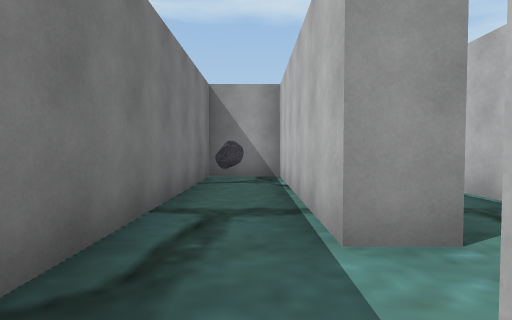
[1] (above)

24 first-person views from a walk through a Unity game level. The camera is 1.3 m above the floor, tilts 2° down and sees 80° across. The floor is counted in squares, 2 m on a side. Each view is taken from the middle of a square. On the plan, view 1 faces up. The plan holds only what a view shows up to about 10 squares ahead; the rest is blank. The player is left out. Some surface patterns are stand-ins.

[2]
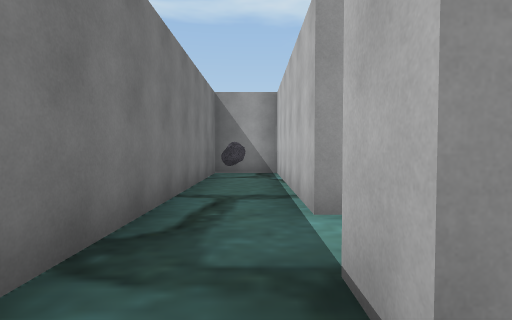

[3]
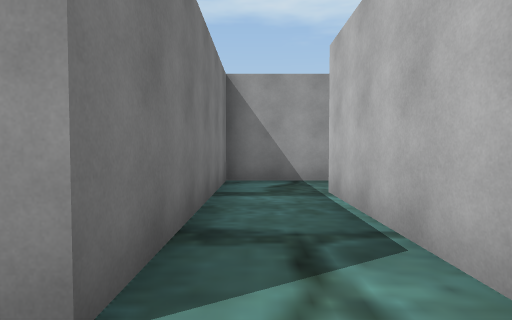

[4]
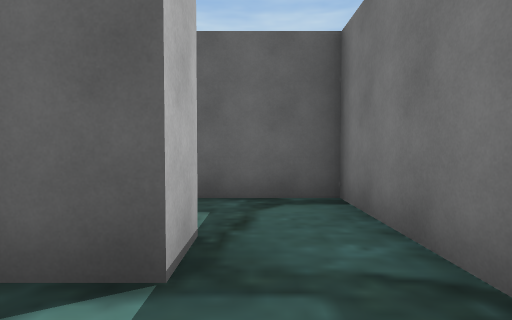

[5]
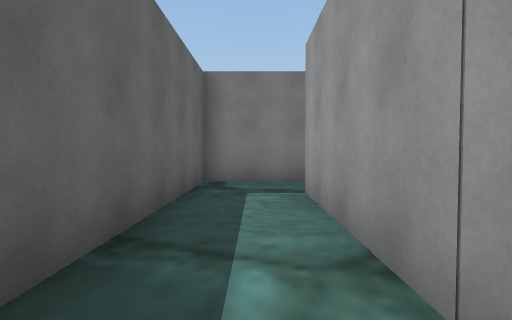

[6]
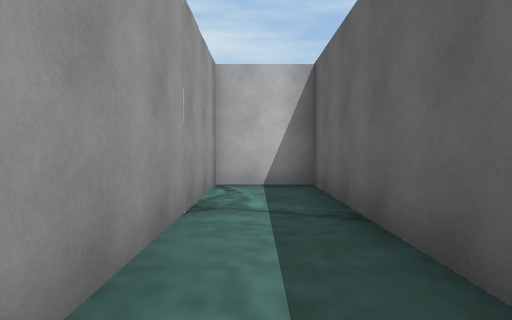

[7]
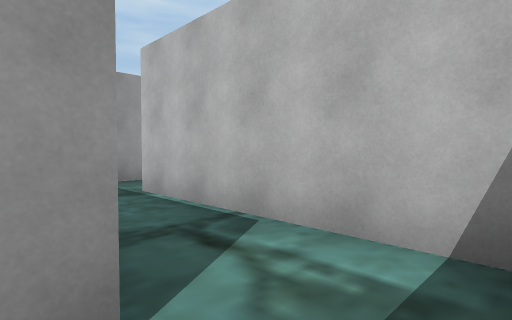

[8]
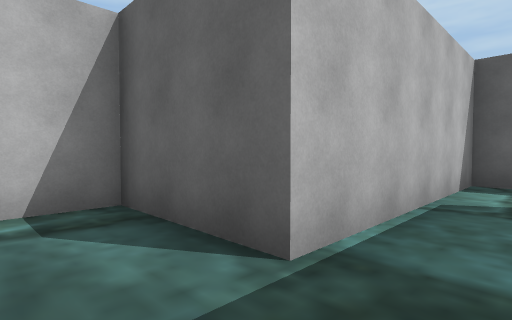

[9]
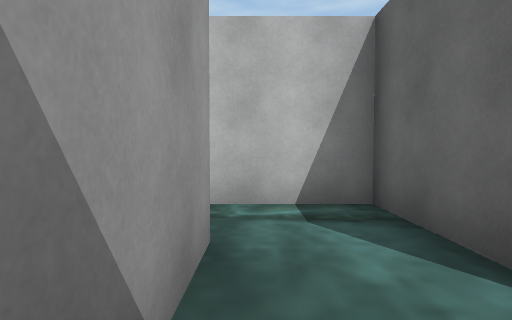

[10]
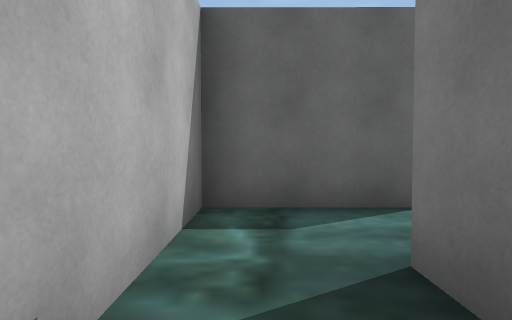

[11]
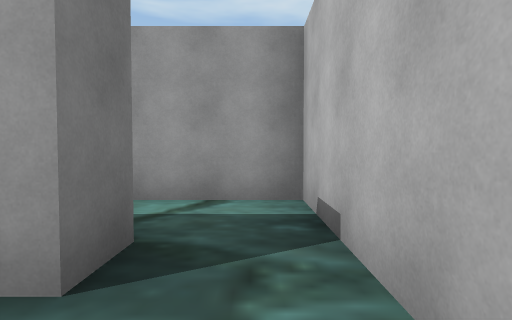

[12]
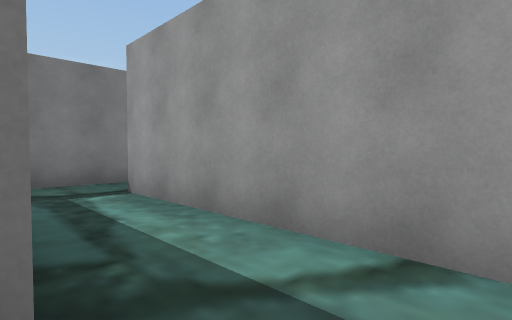

[13]
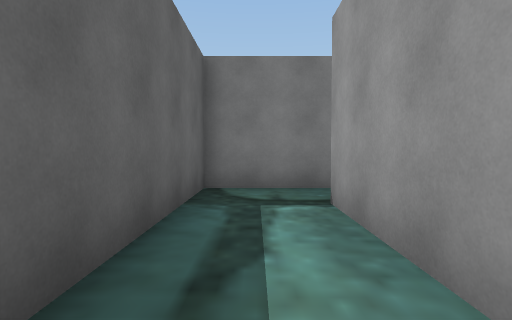

[14]
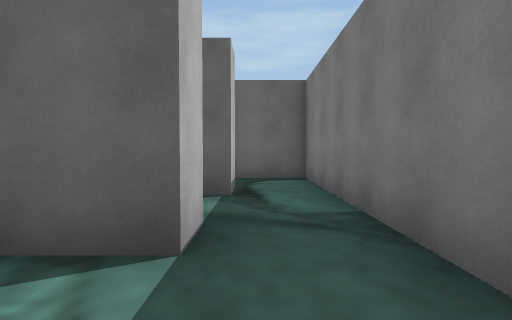

[15]
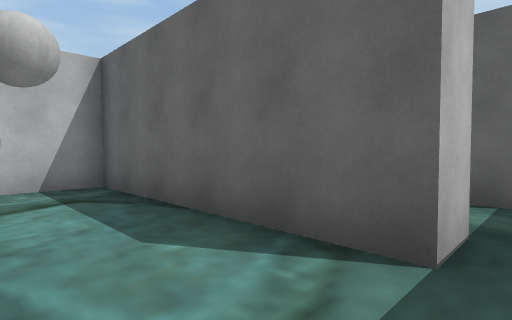

[16]
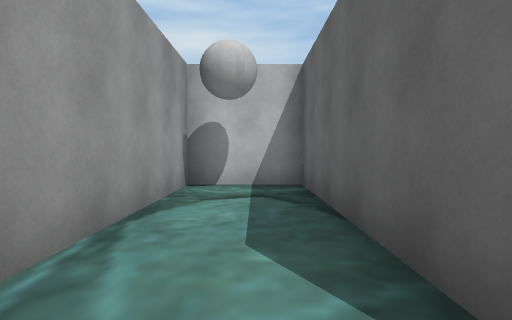

[17]
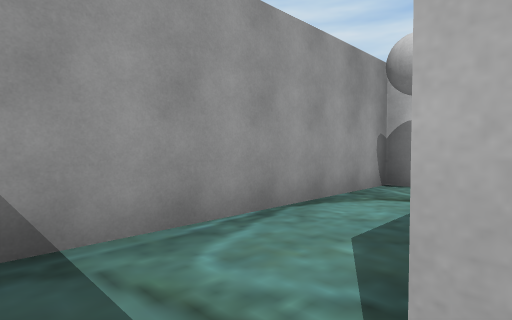

[18]
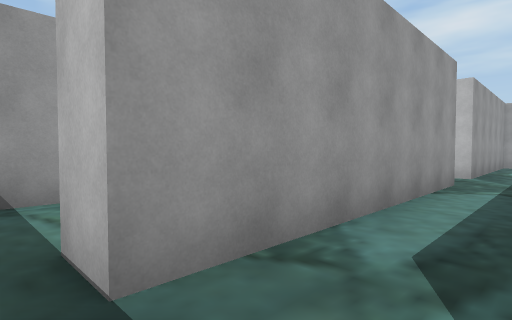

[19]
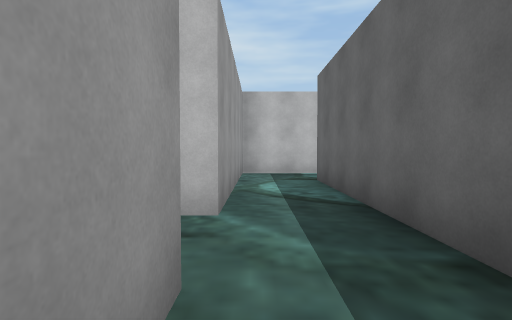

[20]
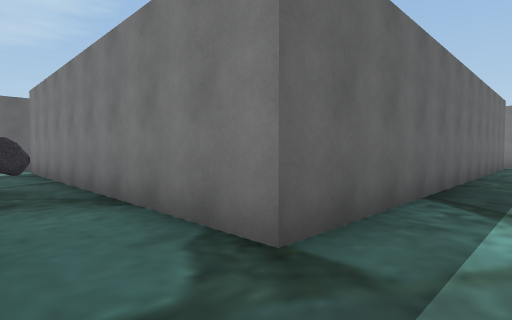

[21]
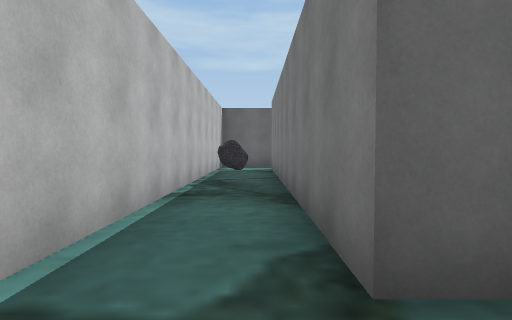

[22]
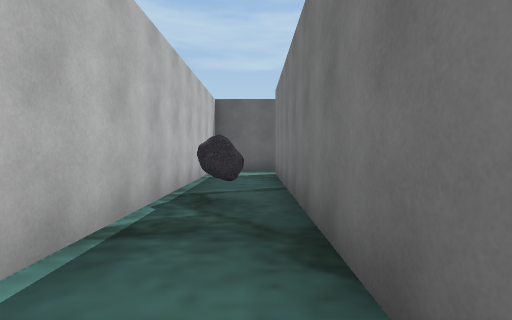

[23]
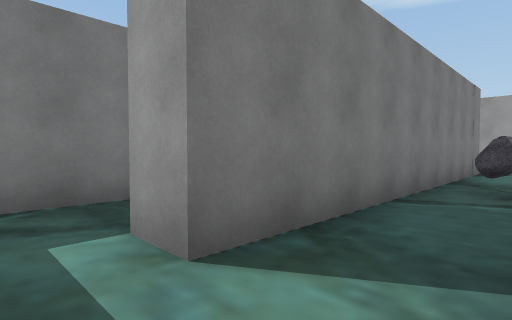

[24]
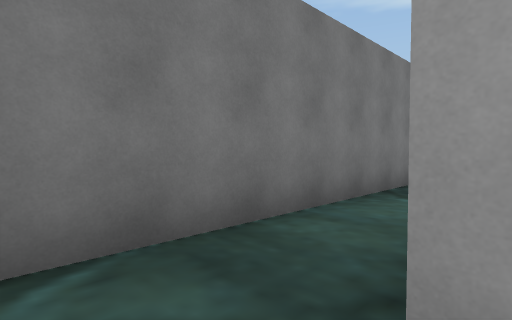

### Floor plan
Ten units are one square. View 1 is at (0, 0); x grows to the right and y downward. Boxes are objects, and circles mark ways between rooms. Rooms are numbered by the first view taken in them; rooms with no view inside come last. Other rooms are left out.
<svg viewBox="-16 -157 154 183">
<path fill="none" stroke="#000" d="M-11 -6 -11 21 56 21 56 3 5 3 5 -5M5 -5 31 -5 31 -56M24 -73 14 -73 14 -20 5 -20M5 -20 5 -73 -11 -73 -11 -6M41 -82 41 -73M56 -75 56 -99 5 -99M-11 -96 -11 -81 30 -81M41 -73 24 -73M31 -56 56 -56 56 -75M5 -131 56 -131 56 -152 1 -152M65 -123 5 -123 5 -131M5 -99 5 -107 115 -107 115 -20 106 -20M133 -20 133 -123 80 -123M-11 -138 -11 -96M112 -5 128 -5"/>
<rect x="115" y="-65" width="10" height="10" fill="#bbb"><title>other object</title></rect>
<circle cx="0" cy="0" r="3" fill="#2a7"/>
<circle cx="10" cy="-15" r="3" fill="#2a7"/>
<circle cx="35" cy="-65" r="3" fill="#2a7"/>
<circle cx="50" cy="-80" r="3" fill="#2a7"/>
<circle cx="0" cy="-100" r="3" fill="#2a7"/>
<circle cx="0" cy="-130" r="3" fill="#2a7"/>
<text x="20" y="10">1</text>
<text x="20" y="-30">2</text>
<text x="0" y="-40">3</text>
<text x="30" y="-90">4</text>
<text x="40" y="-70">5</text>
<text x="20" y="-150">6</text>
<text x="90" y="-110">7</text>
</svg>
Room 1 opens to room 3. Room 2 opens to room 3. Room 2 opens to room 5. Room 4 opens to room 5. Room 4 opens to room 7. Room 6 opens to room 7.

Where each view was taken, in squares from view 1:
view 1: 0 up, 0 right, facing up
view 2: 1 down, 0 right, facing up
view 3: 1 up, 2 right, facing up
view 4: 2 up, 0 right, facing down
view 5: 1 down, 5 right, facing left
view 6: 1 down, 0 right, facing right
view 7: 1 up, 1 right, facing up-right
view 8: 7 up, 2 right, facing down-right
view 9: 7 up, 2 right, facing right
view 10: 9 up, 5 right, facing down
view 11: 6 up, 5 right, facing up
view 12: 8 up, 5 right, facing up-left
view 13: 9 up, 4 right, facing left
view 14: 15 up, 0 right, facing down
view 15: 15 up, 0 right, facing down-right
view 16: 14 up, 0 right, facing right
view 17: 13 up, 0 right, facing up-right
view 18: 11 up, 0 right, facing up-right
view 19: 12 up, 5 right, facing right
view 20: 12 up, 13 right, facing down-left
view 21: 12 up, 12 right, facing down
view 22: 10 up, 12 right, facing down
view 23: 1 up, 13 right, facing up-left
view 24: 1 up, 11 right, facing up-left
